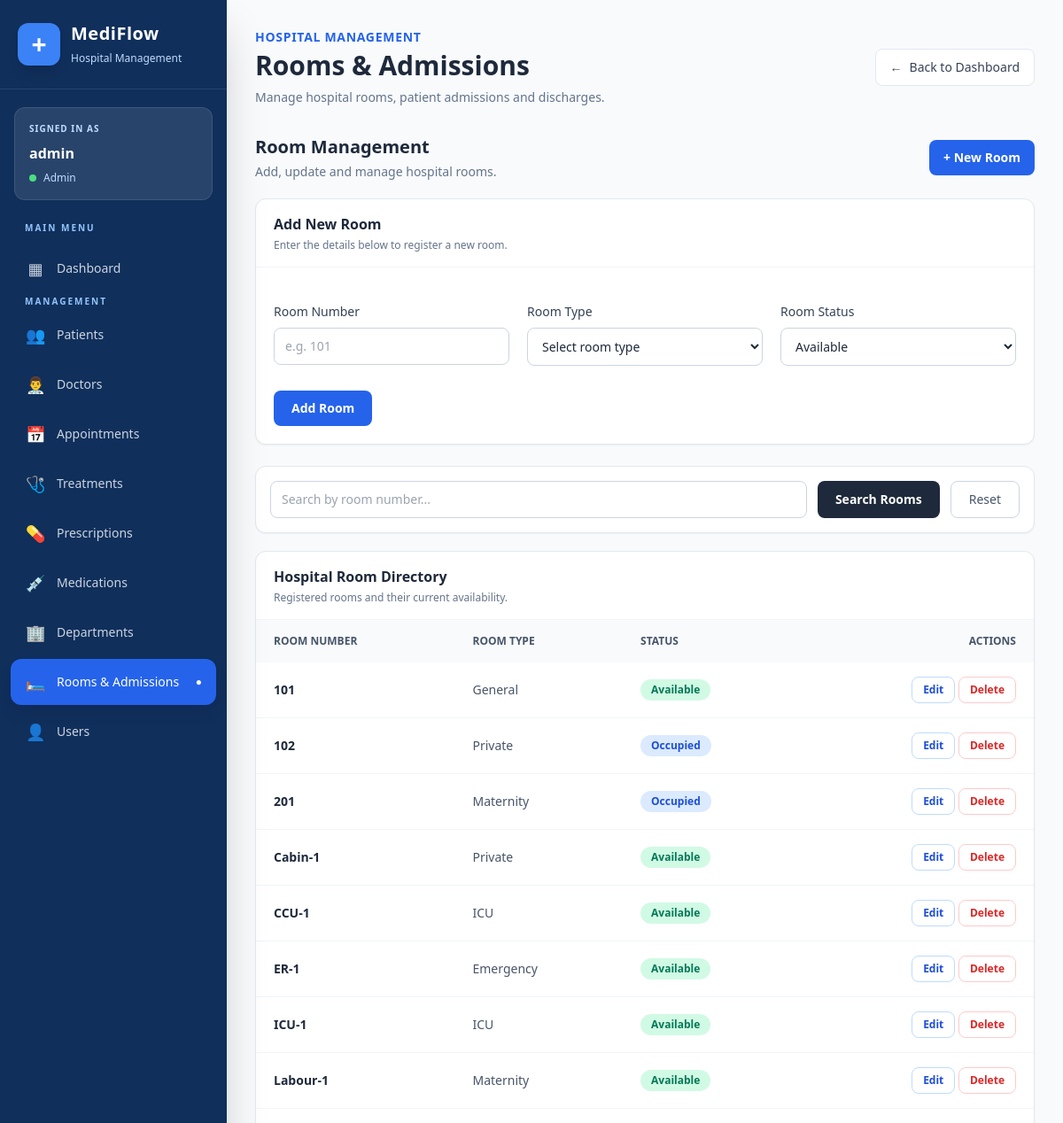
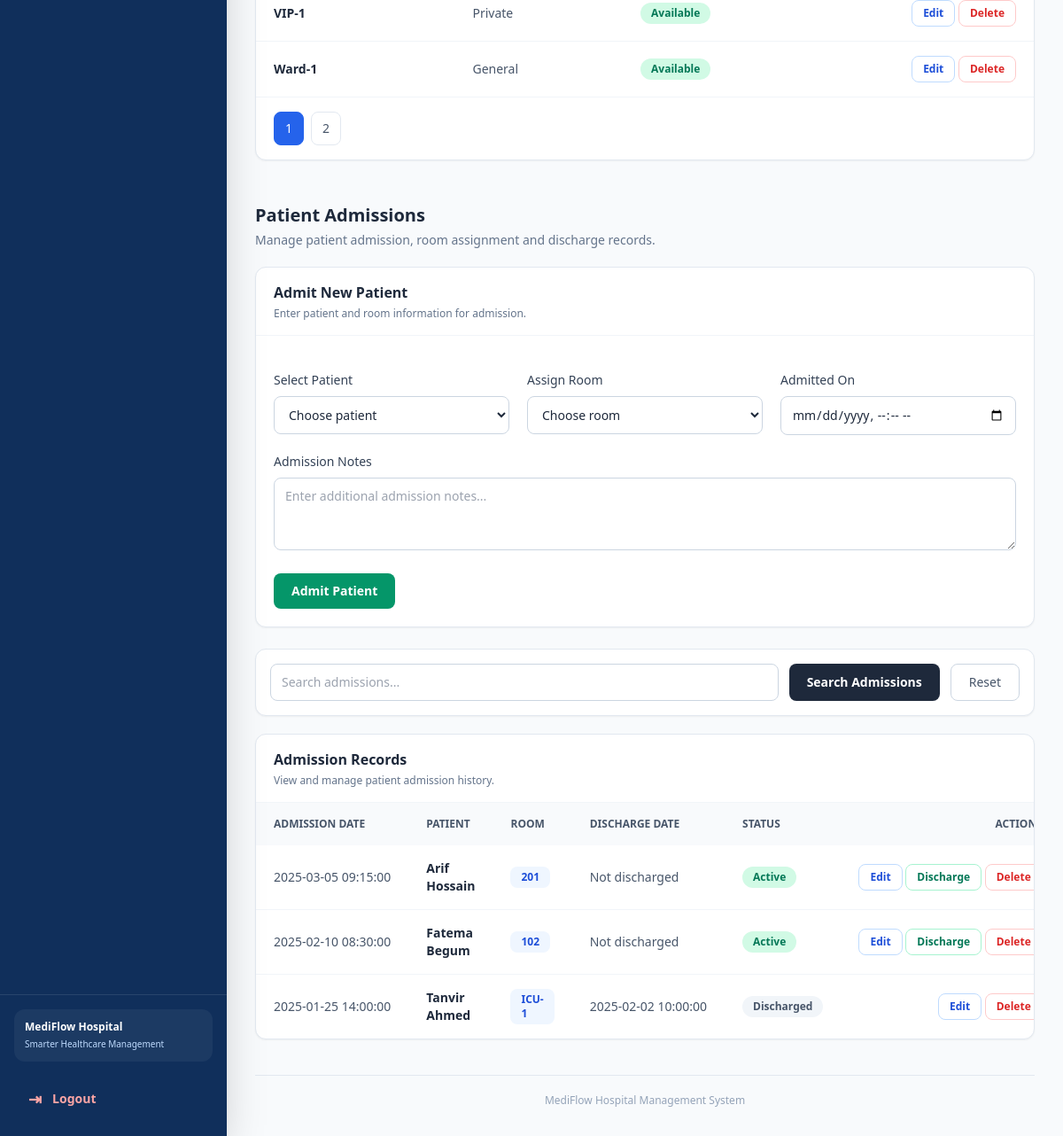
The app's page /dashboard/manage-rooms.php (signed in) with its own data (2 pictures, top to bottom).
### tables this page shows
CREATE TABLE IF NOT EXISTS users (
  id INT AUTO_INCREMENT PRIMARY KEY,
  username VARCHAR(120) NOT NULL UNIQUE,
  email VARCHAR(190) NOT NULL UNIQUE,
  password_hash VARCHAR(255) NOT NULL,
  role ENUM('admin','doctor','patient') NOT NULL DEFAULT 'patient',
  linked_doctor_id INT NULL UNIQUE,
  linked_patient_id INT NULL UNIQUE,
  FOREIGN KEY (linked_doctor_id) REFERENCES doctors(id) ON DELETE SET NULL,
  FOREIGN KEY (linked_patient_id) REFERENCES patients(id) ON DELETE SET NULL
);

CREATE TABLE IF NOT EXISTS rooms (
  id INT AUTO_INCREMENT PRIMARY KEY,
  room_number VARCHAR(20) NOT NULL UNIQUE,
  type ENUM('General','Private','ICU','Emergency','Maternity') NULL,
  status ENUM('available','occupied','maintenance') NOT NULL DEFAULT 'available'
);

CREATE TABLE IF NOT EXISTS admissions (
  id INT AUTO_INCREMENT PRIMARY KEY,
  patient_id INT NOT NULL,
  room_id INT NOT NULL,
  admitted_on DATETIME NOT NULL,
  discharged_on DATETIME NULL,
  notes TEXT NULL,
  FOREIGN KEY (patient_id) REFERENCES patients(id) ON DELETE CASCADE,
  FOREIGN KEY (room_id) REFERENCES rooms(id) ON DELETE RESTRICT
);

CREATE TABLE IF NOT EXISTS patients (
  id INT AUTO_INCREMENT PRIMARY KEY,
  first_name VARCHAR(100) NOT NULL,
  last_name VARCHAR(100) NOT NULL,
  gender ENUM('male','female','other') NULL,
  birthdate DATE NULL,
  phone VARCHAR(30) NULL,
  email VARCHAR(190) NULL,
  address VARCHAR(255) NULL
);

### dashboard/manage-rooms.php (the view, shortened to what the rows shown need)
<?php
require_once __DIR__ . '/../database.php';
$buildPagination = static function (string $prefix, int $default = 10): array {
    $q = trim((string)($_GET[$prefix . '_q'] ?? ''));
    $allowedPer = [5, 10, 25, 50];
    $per = (int)($_GET[$prefix . '_per'] ?? $default);
    if (!in_array($per, $allowedPer, true)) {
        $per = $default;
    }
    $page = max(1, (int)($_GET[$prefix . '_page'] ?? 1));
    $offset = ($page - 1) * $per;
    return [
        'q' => $q,
        'page' => $page,
        'per' => $per,
        'limit' => $per,
        'offset' => $offset
    ];
};
$rp = $buildPagination('room');
$roomsData = rooms_list($rp['q'], $rp['limit'], $rp['offset']);
$rooms = $roomsData['rows'];
$ap = $buildPagination('admission');
$admData = admissions_list($ap['q'], $ap['limit'], $ap['offset']);
$admissions = $admData['rows'];
?>
<!doctype html>
<html lang="en">
<head>
    <script src="https://cdn.tailwindcss.com"></script>
</head>
<body class="bg-slate-50 text-slate-800">
    <?php include __DIR__ . '/sidebar.php'; ?>
    <main class="md:ml-64 min-h-screen p-4 sm:p-6 lg:p-8">
        <div class="max-w-7xl mx-auto">
            <div class="flex flex-col sm:flex-row sm:items-center sm:justify-between gap-4 mb-8">
                <div>
                    <h1 class="text-2xl sm:text-3xl font-bold text-slate-800 mt-1">
                        Rooms & Admissions
                    </h1>
                </div>
            </div>
            <section class="mb-10">
                <div class="flex flex-col sm:flex-row sm:items-center sm:justify-between gap-3 mb-5">
                    <div>
                        <h2 class="text-xl font-bold text-slate-800">
                            Room Management
                        </h2>
                    </div>
                </div>
                <div class="bg-white border border-slate-200 rounded-xl shadow-sm overflow-hidden">
                    <div class="overflow-x-auto">
                        <table class="w-full text-sm text-left">
                            <thead class="bg-slate-50 text-slate-600 uppercase text-xs">
                                <tr>
                                    <th class="px-5 py-4">Room Number</th>
                                    <th class="px-5 py-4">Room Type</th>
                                    <th class="px-5 py-4">Status</th>
                                    <th class="px-5 py-4 text-right">Actions</th>
                                </tr>
                            </thead>
                            <tbody class="divide-y divide-slate-100">
                                <?php foreach ($rooms as $r): ?>
                                    <?php
                                    $status = strtolower($r['status']);
                                    $statusClass = 'bg-slate-100 text-slate-700';
                                    if ($status === 'available') {
                                        $statusClass = 'bg-emerald-100 text-emerald-700';
                                    } elseif ($status === 'occupied') {
                                        $statusClass = 'bg-blue-100 text-blue-700';
                                    } elseif ($status === 'maintenance') {
                                        $statusClass = 'bg-amber-100 text-amber-700';
                                    }
                                    ?>
                                    <tr class="hover:bg-slate-50">
                                        <td class="px-5 py-4 font-semibold text-slate-800">
                                            <?= htmlspecialchars($r['room_number']) ?>
                                        </td>
                                        <td class="px-5 py-4 text-slate-600">
                                            <?= htmlspecialchars($r['type'] ?? 'Not specified') ?>
                                        </td>
                                        <td class="px-5 py-4">
                                            <span class="inline-flex px-3 py-1 rounded-full text-xs font-semibold <?= $statusClass ?>">
                                                <?= htmlspecialchars(ucfirst($status)) ?>
                                            </span>
                                        </td>
                                        <td class="px-5 py-4 text-right whitespace-nowrap">
                                            <a
                                                href="?edit_room=<?= (int)$r['id'] ?>"
                                                class="inline-flex px-3 py-1.5 rounded-lg border border-blue-200 text-blue-700 hover:bg-blue-50 text-xs font-semibold"
                                            >
                                                Edit
                                            </a>
                                            <form
                                                method="post"
                                                class="inline-block"
                                                onsubmit="return confirm('Are you sure you want to delete this room?')"
                                            >
                                                <button
                                                    type="submit"
                                                    class="inline-flex px-3 py-1.5 rounded-lg border border-red-200 text-red-600 hover:bg-red-50 text-xs font-semibold"
                                                >
                                                    Delete
                                                </button>
                                            </form>
                                        </td>
                                    </tr>
                                <?php endforeach; ?>
                            </tbody>
                        </table>
                    </div>
                </div>
            </section>
            <section class="mt-12">
                <div class="mb-5">
                    <h2 class="text-xl font-bold text-slate-800">
                        Patient Admissions
                    </h2>
                </div>
                <div class="bg-white border border-slate-200 rounded-xl shadow-sm overflow-hidden">
                    <div class="overflow-x-auto">
                        <table class="w-full text-sm text-left">
                            <thead class="bg-slate-50 text-slate-600 uppercase text-xs">
                                <tr>
                                    <th class="px-5 py-4">Admission Date</th>
                                    <th class="px-5 py-4">Patient</th>
                                    <th class="px-5 py-4">Room</th>
                                    <th class="px-5 py-4">Discharge Date</th>
                                    <th class="px-5 py-4">Status</th>
                                    <th class="px-5 py-4 text-right">Actions</th>
                                </tr>
                            </thead>
                            <tbody class="divide-y divide-slate-100">
                                <?php foreach ($admissions as $a): ?>
                                    <?php
                                    $isDischarged = $a['discharged_on'] !== null;
                                    ?>
                                    <tr class="hover:bg-slate-50">
                                        <td class="px-5 py-4 text-slate-600 whitespace-nowrap">
                                            <?= htmlspecialchars($a['admitted_on']) ?>
                                        </td>
                                        <td class="px-5 py-4">
                                            <div class="font-semibold text-slate-800">
                                                <?= htmlspecialchars($a['pf'] . ' ' . $a['pl']) ?>
                                            </div>
                                        </td>
                                        <td class="px-5 py-4">
                                            <span class="inline-flex px-3 py-1 rounded-lg bg-blue-50 text-blue-700 text-xs font-semibold">
                                                <?= htmlspecialchars($a['room_number']) ?>
                                            </span>
                                        </td>
                                        <td class="px-5 py-4 text-slate-600 whitespace-nowrap">
                                            <?= htmlspecialchars($a['discharged_on'] ?? 'Not discharged') ?>
                                        </td>
                                        <td class="px-5 py-4">
                                            <?php if ($isDischarged): ?>
                                                <span class="inline-flex px-3 py-1 rounded-full bg-slate-100 text-slate-600 text-xs font-semibold">
                                                    Discharged
                                                </span>
                                            <?php else: ?>
                                                <span class="inline-flex px-3 py-1 rounded-full bg-emerald-100 text-emerald-700 text-xs font-semibold">
                                                    Active
                                                </span>
                                            <?php endif; ?>
                                        </td>
                                        <td class="px-5 py-4 text-right whitespace-nowrap">
                                            <a
                                                href="?edit_admission=<?= (int)$a['id'] ?>"
                                                class="inline-flex px-3 py-1.5 rounded-lg border border-blue-200 text-blue-700 hover:bg-blue-50 text-xs font-semibold"
                                            >
                                                Edit
                                            </a>
                                            <?php if (!$isDischarged): ?>
                                                <form
                                                    method="post"
                                                    class="inline-block"
                                                    onsubmit="return confirm('Are you sure you want to discharge this patient?')"
                                                >
                                                    <button
                                                        type="submit"
                                                        class="inline-flex px-3 py-1.5 rounded-lg border border-emerald-200 text-emerald-700 hover:bg-emerald-50 text-xs font-semibold"
                                                    >
                                                        Discharge
                                                    </button>
                                                </form>
                                            <?php endif; ?>
                                            <form
                                                method="post"
                                                class="inline-block"
                                                onsubmit="return confirm('Are you sure you want to delete this admission record?')"
                                            >
                                                <button
                                                    type="submit"
                                                    class="inline-flex px-3 py-1.5 rounded-lg border border-red-200 text-red-600 hover:bg-red-50 text-xs font-semibold"
                                                >
                                                    Delete
                                                </button>
                                            </form>
                                        </td>
                                    </tr>
                                <?php endforeach; ?>
                            </tbody>
                        </table>
                    </div>
                </div>
            </section>
        </div>
    </main>
</body>
</html>

### dashboard/sidebar.php (shortened to what the rows shown need)
<?php
$user = current_user();
$role = $user['role'] ?? ROLE_PATIENT;
?>
<div x-data="{ open: false }">
    <aside
        class="fixed inset-y-0 left-0 z-50 flex w-64 flex-col bg-[#102F5B] text-white shadow-2xl transition-transform duration-300"
        :class="open ? 'translate-x-0' : '-translate-x-full md:translate-x-0'">
        <div class="mx-4 mt-5 rounded-xl border border-white/10 bg-white/10 p-4">
            <p class="text-[10px] font-bold uppercase tracking-widest text-blue-200">
                Signed in as
            </p>
            <p class="mt-2 truncate font-semibold text-white">
                <?= htmlspecialchars($user['username'] ?? 'User') ?>
            </p>
            <div class="mt-2 flex items-center gap-2">
                <span class="h-2 w-2 rounded-full bg-green-400"></span>
                <span class="text-xs capitalize text-blue-200">
                    <?= htmlspecialchars($role) ?>
                </span>
            </div>
        </div>
    </aside>
</div>

### records on screen
users: username "admin", role "Admin"
rooms: room_number "101", type "General", status "Available"
rooms: room_number "102", type "Private", status "Occupied"
rooms: room_number "201", type "Maternity", status "Occupied"
rooms: room_number "Cabin-1", type "Private", status "Available"
rooms: room_number "CCU-1", type "ICU", status "Available"
rooms: room_number "ER-1", type "Emergency", status "Available"
rooms: room_number "ICU-1", type "ICU", status "Available"
rooms: room_number "Labour-1", type "Maternity", status "Available"
rooms: room_number "VIP-1", type "Private", status "Available"
rooms: room_number "Ward-1", type "General", status "Available"
admissions: admitted_on "2025-03-05 09:15:00", patient.last_name "Arif Hossain", room.room_number "201", discharged_on "Not discharged", shows "Active"
admissions: admitted_on "2025-02-10 08:30:00", patient.last_name "Fatema Begum", room.room_number "102", discharged_on "Not discharged", shows "Active"
admissions: admitted_on "2025-01-25 14:00:00", patient.last_name "Tanvir Ahmed", room.room_number "ICU-1", discharged_on "2025-02-02 10:00:00", shows "Discharged"

### other values on screen
$icon "▦ 👥 👨‍⚕️ 📅 🩺 💊 💉 🏢 🛏️ 👤"
$label "Dashboard Patients Doctors Appointments Treatments Prescriptions Medications Departments Rooms & Admissions Users"
form field status "Available"
